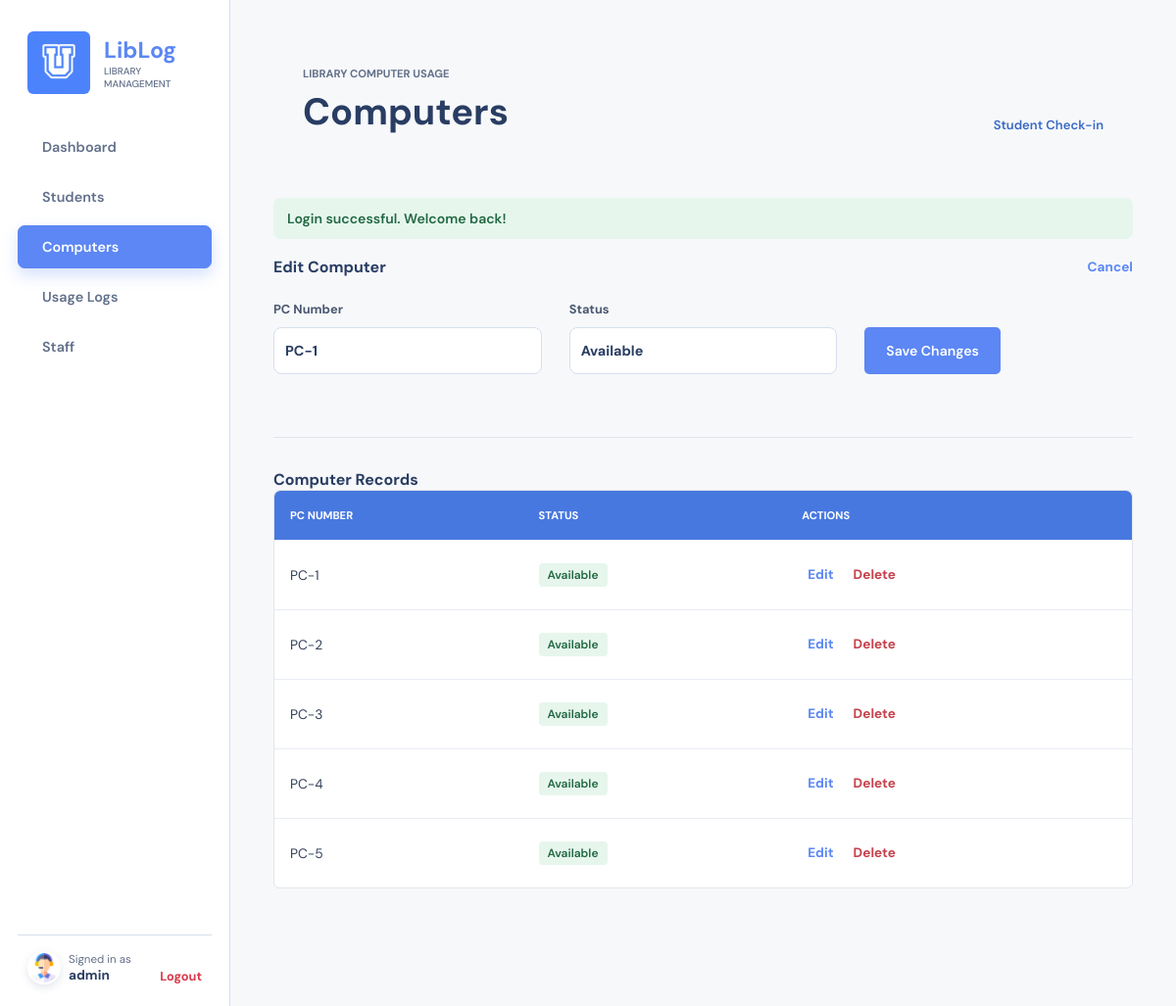
Screenshot of /admin/computers.php?edit=1 (signed in) with the database file from the repository.
### tables this page shows
CREATE TABLE IF NOT EXISTS computers (
    pc_id INT AUTO_INCREMENT PRIMARY KEY,
    pc_number VARCHAR(10) UNIQUE,
    status VARCHAR(20)
);

### admin/admin_auth.php (called while the page is built, shortened)
<?php
function h($value): string
{
    return htmlspecialchars((string) $value, ENT_QUOTES, 'UTF-8');
}

### admin/computers.php (the view, shortened to what this page needs)
<?php
require_once __DIR__ . '/admin_auth.php';
require_once __DIR__ . '/admin_layout.php';
$statuses = ['Available', 'Occupied', 'Maintenance'];
$editComputer = null;
try {
    $database = db();
    if (isset($_GET['edit'])) {
        $statement = $database->prepare('SELECT * FROM computers WHERE pc_id = ?');
        $statement->execute([(int) $_GET['edit']]);
        $editComputer = $statement->fetch(PDO::FETCH_ASSOC) ?: null;
    }
    $computers = $database->query('SELECT * FROM computers ORDER BY pc_number')->fetchAll(PDO::FETCH_ASSOC);
} catch (PDOException $exception) {
    $computers = [];
    $loadError = 'Unable to load computers.';
}
?>
<section class="content-card form-card">
    <div class="section-heading"><h2><?= $editComputer ? 'Edit Computer' : 'Add Computer' ?></h2><?php if ($editComputer): ?><a href="computers.php">Cancel</a><?php endif; ?></div>
    <form class="admin-form compact-form" method="post">
        <label>PC Number<input name="pc_number" required value="<?= h($editComputer['pc_number'] ?? '') ?>"></label>
        <label>Status<select name="status"><?php foreach ($statuses as $status): ?><option <?= $status === ($editComputer['status'] ?? 'Available') ? 'selected' : '' ?>><?= $status ?></option><?php endforeach; ?></select></label>
        <button><?= $editComputer ? 'Save Changes' : 'Add Computer' ?></button>
    </form>
</section>
<section class="content-card"><h2>Computer Records</h2><div class="table-wrap"><table><thead><tr><th>PC Number</th><th>Status</th><th>Actions</th></tr></thead><tbody>
<?php foreach ($computers as $computer): ?><tr><td><?= h($computer['pc_number']) ?></td><td><span class="status <?= strtolower(str_replace(' ', '-', $computer['status'])) ?>"><?= h($computer['status']) ?></span></td><td class="actions"><a href="computers.php?edit=<?= $computer['pc_id'] ?>">Edit</a><form method="post" onsubmit="return confirm('Delete this computer permanently?');"><input type="hidden" name="action" value="delete"><input type="hidden" name="pc_id" value="<?= $computer['pc_id'] ?>"><button class="link-danger">Delete</button></form></td></tr><?php endforeach; ?>
</tbody></table></div></section>

### rows the page displays
computers: pc_number "PC-1", status "Available"
computers: pc_number "PC-2", status "Available"
computers: pc_number "PC-3", status "Available"
computers: pc_number "PC-4", status "Available"
computers: pc_number "PC-5", status "Available"

### other values shown
$label "Dashboard"
$label "Students"
$label "Computers"
$label "Usage Logs"
$label "Staff"
$adminName "admin"
$title "Computers"
$success "Login successful. Welcome back!"
